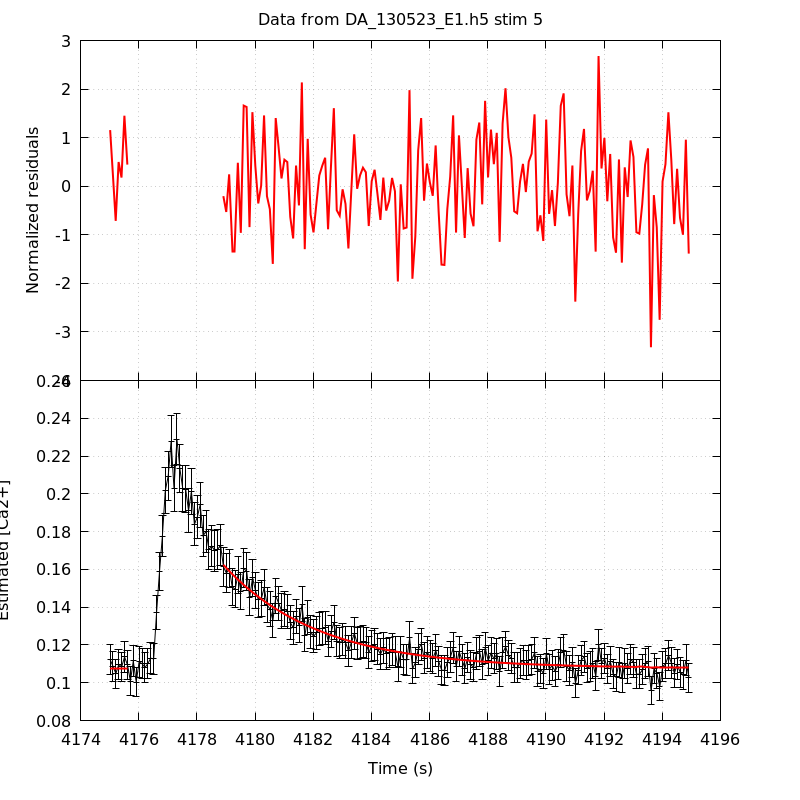

gnuplot code for this plot:
unset key
set grid
set multiplot title 'Data from DA_130523_E1.h5 stim 5' noenhanced layout 2,1 margins 0.1,0.9,0.1,0.95 spacing 0,0
set ylabel 'Normalized residuals'
set xtics format ''
plot 'DA_130523_E1_aba_RatioFit_s5' using 1:4 with lines linecolor rgb 'red' linewidth 2
set format x '%g'
set xlabel 'Time (s)'
set ylabel 'Estimated [Ca2+]'
plot 'DA_130523_E1_aba_CaRatio_s5' using 1:2:($3*1.96) with yerrorlines \
     linecolor rgb 'black' linewidth 1,                \
     'DA_130523_E1_aba_RatioFit_s5' using 1:3 with lines linecolor rgb 'red'\
     linewidth 2
unset multiplot
